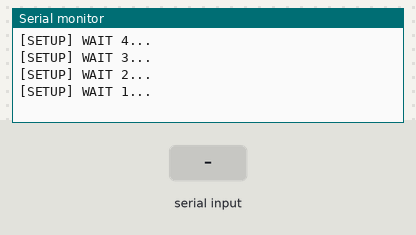
This sketch was run on a simulated ESP8266 (NodeMCU). Shown: the last lines printed to the serial monitor. Inputs (shaded band) come from the test bench. WiFi joins after 1.5 s; servers stay silent unless stated; uploads are accepted with an empty reply.

Above: at 5.2 s.
5.3 s: "1\n" received over Serial
At 6.4 s:
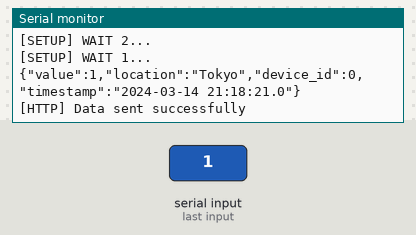
12.3 s: "0\n" received over Serial
At 13.15 s:
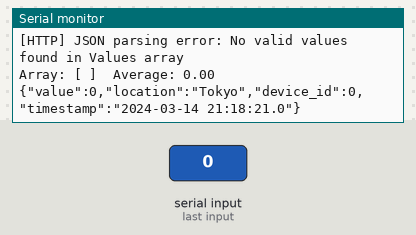
19.3 s: "2\n" received over Serial
At 21.5 s:
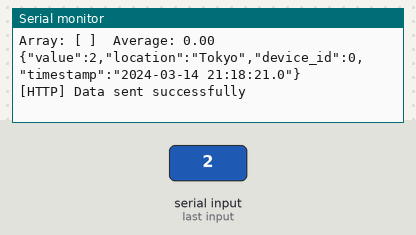
Timing chart, 0 to 23.0 s (numbered marks = the images above; inputs shaded):
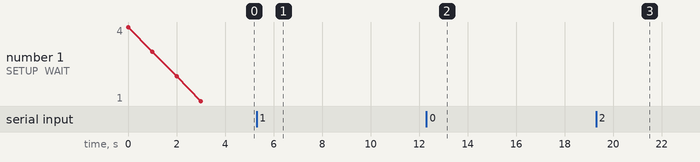

Measured:
- after the input at 5.3 s, the serial monitor: prints a new line after 0.20 s (image 1)
- after the input at 12.3 s, the serial monitor: prints a new line after 0.69 s (image 2)
- after the input at 19.3 s, the serial monitor: prints a new line after 1.2 s (image 3)

The sketch:

BasicHttpClient.ino
```cpp
#include <Arduino.h>

#include <ESP8266WiFi.h>
#include <ESP8266WiFiMulti.h>

#include <ESP8266HTTPClient.h>

#include <WiFiClient.h>

#include <ArduinoJson.h>

ESP8266WiFiMulti WiFiMulti;
DynamicJsonDocument doc(1024);

const char* SSID = "kate24";
const char* PASSWORD = "1357924680";
String LOCATION = "Tokyo";


void setup() {

  Serial.begin(9600);

  Serial.println();
  Serial.println();
  Serial.println();

  for (uint8_t t = 4; t > 0; t--) {
    Serial.printf("[SETUP] WAIT %d...\n", t);
    Serial.flush();
    delay(1000);
  }

  WiFi.mode(WIFI_STA);
  WiFiMulti.addAP(SSID, PASSWORD);
}

void loop() {
  if ((WiFiMulti.run() == WL_CONNECTED)) {
    WiFiClient client;

    HTTPClient http;

    if (Serial.available() > 0){
      String inputNum = Serial.readStringUntil('\n');
      double value = inputNum.toDouble();

      if(http.begin(client, "http://192.168.19.243:8005/send_temperature")){
        http.addHeader("Content-Type", "application/json");

        StaticJsonDocument<200> TempDataJSON;
        TempDataJSON["value"] = value;
        TempDataJSON["location"] = LOCATION;
        TempDataJSON["device_id"] = 0;
        TempDataJSON["timestamp"] = "2024-03-14 21:18:21.0";

        String TempDataString;
        serializeJson(TempDataJSON, TempDataString);
        Serial.println(TempDataString);
        int httpResponseCode = http.POST(TempDataString);
        if (httpResponseCode == 200) {
          Serial.println("[HTTP] Data sent successfully");
        } else {
          Serial.println("[HTTP] There was a problem sending data");
        }

        http.end();

      }else {
        Serial.println("[HTTP] Unable to connect to send data");
      }
      delay(1000);
    }

    if (http.begin(client, "http://192.168.19.243:8005/get_temperature/?location=" + LOCATION)) {  // HTTP
      int httpCode = http.GET();

      if (httpCode > 0) {
        Serial.printf("[HTTP] Receiving data, code: %d\n", httpCode);

        if (httpCode == HTTP_CODE_OK || httpCode == HTTP_CODE_MOVED_PERMANENTLY) {
          String payload = http.getString();
          deserializeJson(doc, payload);
          if (doc.size() == 1){
            Serial.println("No data, please enter a number\n");
          }else{
            deserializeJson(doc, payload);

            double average = calculateAverage(doc["Values"].as<JsonArray>());

            Serial.print("Array: [ ");
            for (JsonVariant value : doc["Values"].as<JsonArray>()){
              Serial.print(String(value.as<double>()) + " ");
            }
            Serial.print("]");

            Serial.println("  Average: " + String(average) + "\n");
          }
        }
      } else {
        Serial.printf("[HTTP] GET... failed, error: %s\n", http.errorToString(httpCode).c_str());
      }

      http.end();
    } else {
      Serial.println("[HTTP] Unable to connect to receive data");
    }
    delay(5000);
  }
  delay(1000);

}

double calculateAverage(JsonArray arr) {
  double sum = 0.0;
  int count = 0;

  for (JsonVariant value : arr) {
    if (value.is<double>()) {
      sum += value.as<double>();
      count++;
    }else {
      Serial.println("[HTTP] JSON parsing error: Non-double value found in Values array");
    }
  }

  if (count > 0) {
    return sum / count;
  } else {
    Serial.println("[HTTP] JSON parsing error: No valid values found in Values array");
    return 0.0;
  }
}
```
